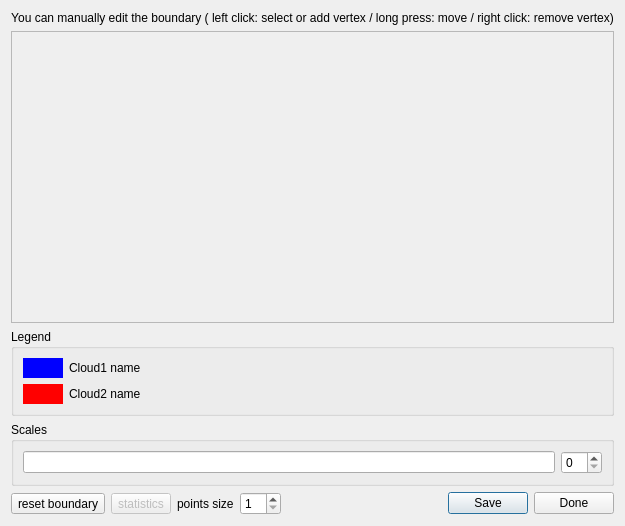
<?xml version="1.0" encoding="UTF-8"?>
<ui version="4.0">
 <class>Canupo2DViewDialog</class>
 <widget class="QDialog" name="Canupo2DViewDialog">
  <property name="geometry">
   <rect>
    <x>0</x>
    <y>0</y>
    <width>602</width>
    <height>526</height>
   </rect>
  </property>
  <property name="windowTitle">
   <string>CANUPO training (result)</string>
  </property>
  <property name="windowIcon">
   <iconset resource="qCanupo.qrc">
    <normaloff>:/CC/plugin/qCanupoPlugin/iconCreate.png</normaloff>:/CC/plugin/qCanupoPlugin/iconCreate.png</iconset>
  </property>
  <layout class="QVBoxLayout" name="verticalLayout">
   <item>
    <widget class="QLabel" name="label">
     <property name="text">
      <string>You can manually edit the boundary ( left click: select or add vertex / long press: move / right click: remove vertex)</string>
     </property>
     <property name="alignment">
      <set>Qt::AlignCenter</set>
     </property>
    </widget>
   </item>
   <item>
    <widget class="QFrame" name="viewFrame">
     <property name="sizePolicy">
      <sizepolicy hsizetype="Expanding" vsizetype="Expanding">
       <horstretch>0</horstretch>
       <verstretch>0</verstretch>
      </sizepolicy>
     </property>
     <property name="frameShape">
      <enum>QFrame::StyledPanel</enum>
     </property>
     <property name="frameShadow">
      <enum>QFrame::Raised</enum>
     </property>
    </widget>
   </item>
   <item>
    <widget class="QGroupBox" name="legendGroupBox">
     <property name="title">
      <string>Legend</string>
     </property>
     <layout class="QFormLayout" name="formLayout">
      <item row="0" column="0">
       <widget class="QLabel" name="blueLabel">
        <property name="minimumSize">
         <size>
          <width>40</width>
          <height>20</height>
         </size>
        </property>
        <property name="maximumSize">
         <size>
          <width>40</width>
          <height>20</height>
         </size>
        </property>
        <property name="styleSheet">
         <string notr="true">background-color:blue;</string>
        </property>
        <property name="text">
         <string/>
        </property>
       </widget>
      </item>
      <item row="0" column="1">
       <widget class="QLabel" name="cloud1NameLabel">
        <property name="text">
         <string>Cloud1 name</string>
        </property>
       </widget>
      </item>
      <item row="1" column="0">
       <widget class="QLabel" name="redLabel">
        <property name="minimumSize">
         <size>
          <width>40</width>
          <height>20</height>
         </size>
        </property>
        <property name="maximumSize">
         <size>
          <width>40</width>
          <height>20</height>
         </size>
        </property>
        <property name="styleSheet">
         <string notr="true">background-color:red;</string>
        </property>
        <property name="text">
         <string/>
        </property>
       </widget>
      </item>
      <item row="1" column="1">
       <widget class="QLabel" name="cloud2NameLabel">
        <property name="text">
         <string>Cloud2 name</string>
        </property>
       </widget>
      </item>
     </layout>
    </widget>
   </item>
   <item>
    <widget class="QGroupBox" name="groupBox">
     <property name="title">
      <string>Scales</string>
     </property>
     <layout class="QHBoxLayout" name="horizontalLayout_3">
      <item>
       <widget class="QLineEdit" name="scalesListLineEdit"/>
      </item>
      <item>
       <widget class="QSpinBox" name="scalesCountSpinBox">
        <property name="toolTip">
         <string>In order to get a faster classifier, you can decrease the number of scales used (keeping only the smallest)</string>
        </property>
       </widget>
      </item>
     </layout>
    </widget>
   </item>
   <item>
    <layout class="QHBoxLayout" name="horizontalLayout_2">
     <item>
      <layout class="QHBoxLayout" name="horizontalLayout">
       <item>
        <widget class="QToolButton" name="resetToolButton">
         <property name="text">
          <string>reset boundary</string>
         </property>
        </widget>
       </item>
       <item>
        <widget class="QToolButton" name="statisticsToolButton">
         <property name="enabled">
          <bool>false</bool>
         </property>
         <property name="text">
          <string>statistics</string>
         </property>
        </widget>
       </item>
       <item>
        <widget class="QLabel" name="label_2">
         <property name="text">
          <string>points size</string>
         </property>
        </widget>
       </item>
      </layout>
     </item>
     <item>
      <widget class="QSpinBox" name="pointSizeSpinBox">
       <property name="minimum">
        <number>1</number>
       </property>
       <property name="maximum">
        <number>10</number>
       </property>
      </widget>
     </item>
     <item>
      <spacer name="horizontalSpacer">
       <property name="orientation">
        <enum>Qt::Horizontal</enum>
       </property>
       <property name="sizeHint" stdset="0">
        <size>
         <width>40</width>
         <height>20</height>
        </size>
       </property>
      </spacer>
     </item>
     <item>
      <widget class="QPushButton" name="savePushButton">
       <property name="text">
        <string>Save</string>
       </property>
      </widget>
     </item>
     <item>
      <widget class="QPushButton" name="donePushButton">
       <property name="text">
        <string>Done</string>
       </property>
      </widget>
     </item>
    </layout>
   </item>
  </layout>
 </widget>
 <resources>
  <include location="qCanupo.qrc"/>
 </resources>
 <connections/>
</ui>
